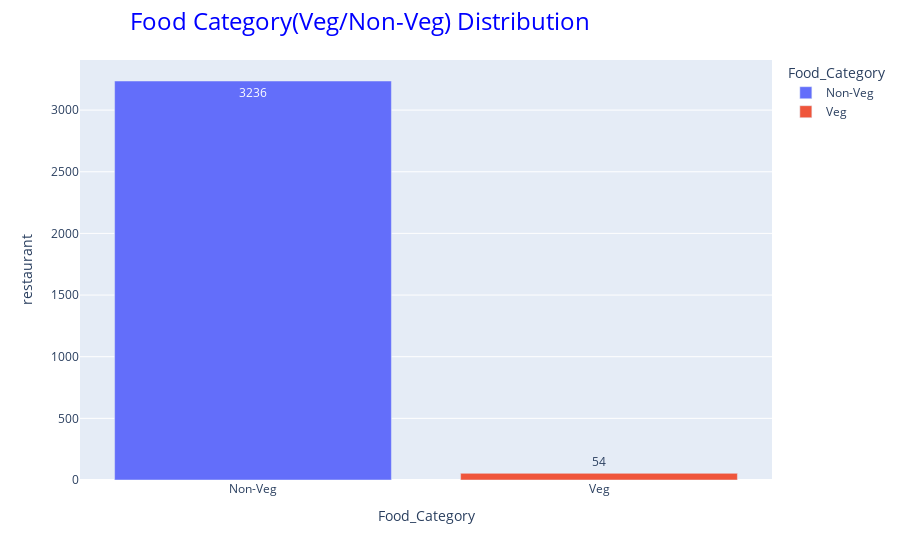

This figure's notebook cell:
### Markdown cell above
#### 6. Food Category ***(Veg/Non-Veg)*** Distribution:

### Code cell
veg_keywords = ['vegan', 'vegetarian friendly', 'vegetarian options', 'vegetarian',
                    'vegan friendly', 'roti', 'rice','plant based', 'plants']

df['Food_Category'] = np.where(
                    df['category_1'].str.lower().str.contains("|".join(veg_keywords), na = False),
    'Veg',
    'Non-Veg')
food_revenue = (df.groupby('Food_Category', as_index= False)['restaurant'].count().reset_index())

# plotting the bar chart
fig = px.bar(food_revenue, x="Food_Category", y="restaurant",  color='Food_Category', text_auto=True) 

fig.update_layout(
    title={
        'text': 'Food Category(Veg/Non-Veg) Distribution',
        'font': {'size': 24, 'color': 'blue'},
        'x': 0.4, # Centers the title (0.5 is the center of the plot area)
        'xanchor': 'center'
    }
)
fig.show()

### Figure 1 — Plotly figure (JSON) as saved in the notebook; plotly's stock layout.template omitted (floating-point values rounded to 4 significant figures)
{"data": [{"hovertemplate": "Food_Category=%{x}<br>restaurant=%{y}<extra></extra>", "legendgroup": "Non-Veg", "marker": {"color": "#636efa", "pattern": {"shape": ""}}, "name": "Non-Veg", "orientation": "v", "showlegend": true, "textposition": "auto", "texttemplate": "%{y}", "type": "bar", "x": ["Non-Veg"], "xaxis": "x", "y": [3236], "yaxis": "y"}, {"hovertemplate": "Food_Category=%{x}<br>restaurant=%{y}<extra></extra>", "legendgroup": "Veg", "marker": {"color": "#EF553B", "pattern": {"shape": ""}}, "name": "Veg", "orientation": "v", "showlegend": true, "textposition": "auto", "texttemplate": "%{y}", "type": "bar", "x": ["Veg"], "xaxis": "x", "y": [54], "yaxis": "y"}], "layout": {"barmode": "relative", "legend": {"title": {"text": "Food_Category"}, "tracegroupgap": 0}, "margin": {"t": 60}, "title": {"font": {"color": "blue", "size": 24}, "text": "Food Category(Veg/Non-Veg) Distribution", "x": 0.4, "xanchor": "center"}, "xaxis": {"anchor": "y", "categoryarray": ["Non-Veg", "Veg"], "categoryorder": "array", "domain": [0, 1], "title": {"text": "Food_Category"}}, "yaxis": {"anchor": "x", "domain": [0, 1], "title": {"text": "restaurant"}}}}
